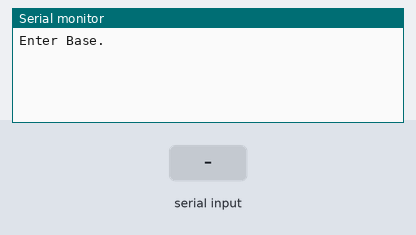
This sketch was run on a simulated Arduino Uno, built with avr-gcc and run on an emulated ATmega328P. On the bench: the last lines printed to the serial monitor. The test bench sets the inputs (shaded band).

Above: at 1.2 s.
1.3 s: "90,45\n" received over Serial
At 1.8 s:
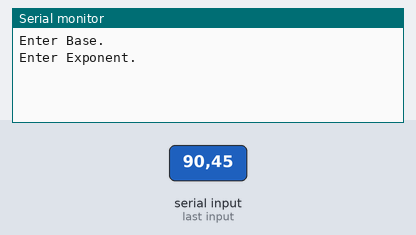
2.8 s: "30,150\n" received over Serial
At 3.6 s:
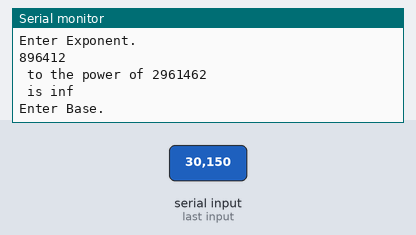

The sketch:

sketch_feb2c.ino
```cpp
long base = 0;
long exponent = 0;
double result = 0;
long a = 0;

void setup()
{
  Serial.begin(9600);
}

void loop()
{
  base = 0;
  exponent = 0;
  result = 0;
  //base
  Serial.print("Enter Base.\n");
  Serial.flush();
  while (Serial.available() == 0)
  {
  }
  while (Serial.available() > 0)
  {
    base = base * 10;
    a = Serial.read() - '0';
    base = base + a;
    delay(5);
  }
  Serial.print("Enter Exponent.\n");
  Serial.flush();
  while (Serial.available() == 0)
  {
  }
  while (Serial.available() > 0)
  {
  exponent = exponent * 10;
  a = Serial.read() - '0';
  exponent = exponent + a;
  delay(5);
  }
  Serial.println(base);
  Serial.print(" to the power of ");
  Serial.println(exponent);
  Serial.print(" is ");
  result = pow(base , exponent);
  Serial.println(result);
}
```

Measured:
- after the input at 1.3 s, the serial monitor: prints a new line at once (image 1)
- after the input at 2.8 s, the serial monitor: prints a new line at once (image 2)
